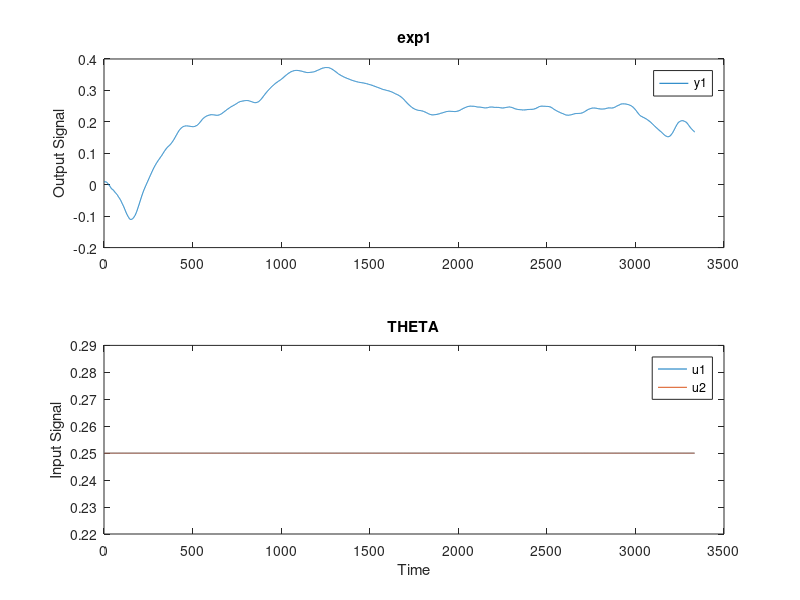
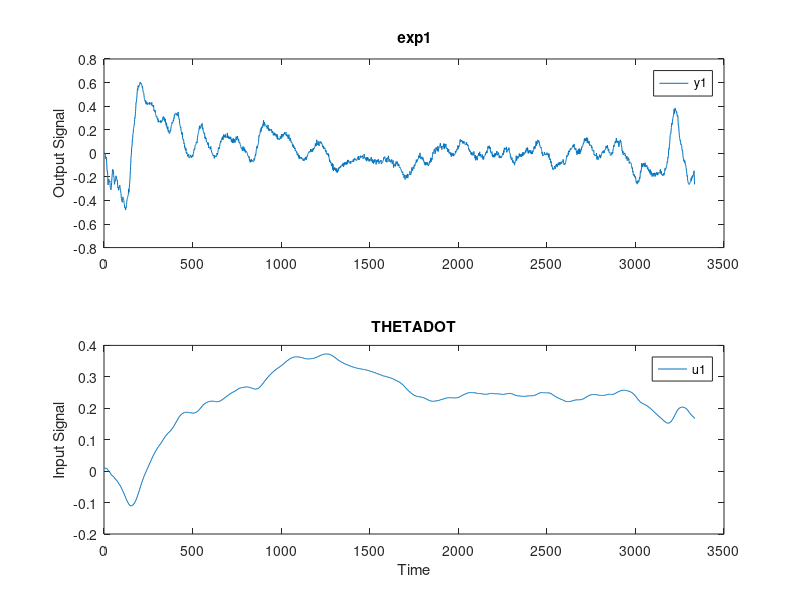
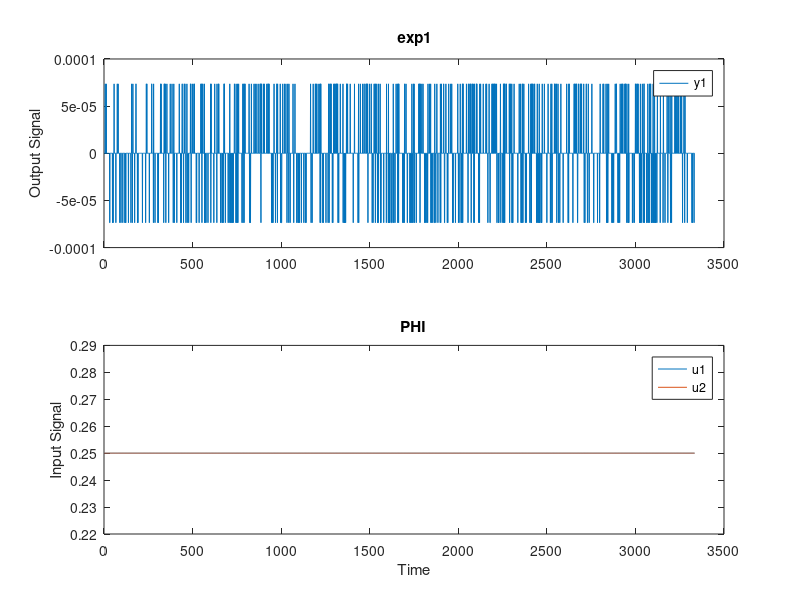
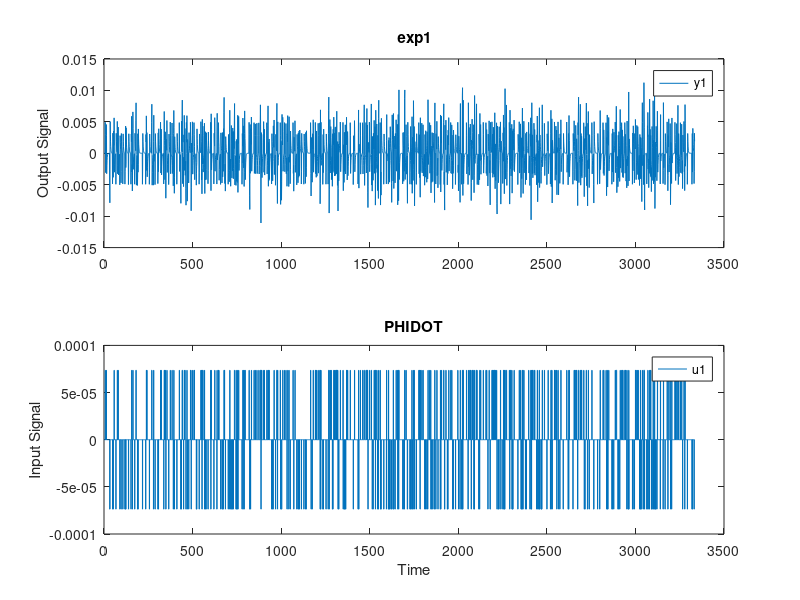

The MATLAB source for these figures, in order: (Note: this script raises an error after producing the figures.)
close all; clear all; clc;
l = load('allData025.mat');
dataOut = l.ScopeDatadataOut025;
t = dataOut.time;
Te = t(2)-t(1);
n = length(t);
dataIn = l.ScopeDataIn025;
uL = dataIn.signals(1,1).values;
uR = dataIn.signals(1,2).values;
%% Plot date
theta = dataOut.signals(1,1).values;
dataTH = iddata(theta,[uL, uR],Te);
figure;
plot(dataTH); title('THETA');

thetadot = dataOut.signals(1, 2).values;
dataTHdot = iddata(thetadot,theta,Te);
figure;
plot (dataTHdot); title('THETADOT');

phi = dataOut.signals(1, 5).values;
dataPhi = iddata(phi,[uL, uR],Te);
figure;
plot (dataPhi); title('PHI');

phidot = dataOut.signals(1, 6).values;
dataPHId = iddata(phidot,phi,Te);
figure;
plot (dataPHId); title('PHIDOT');

psi = dataOut.signals(1, 3).values;
dataPSI = iddata(psi,[uL, uR],Te);
figure;
plot (dataPSI); title('PSI');

psidot= dataOut.signals(1, 4).values;
dataPSdot = iddata(psidot,psi,Te);
figure;
plot (dataPSdot); title('PSIDOT');

%% Extragere modele & Simulare
%THETA
Options = tfestOptions;                                      
Hth= tfest(dataTH, [4 4], [4 4], Options);
% compare(dataTH, Hth);

%THETADOT
Hthdot = tfest(dataTHdot, 2, 2, 'Ts', Te);
% compare(dataTHdot, Hthdot);

%PSI
Options = tfestOptions;                                      
Hps = tfest(dataPSI, [7 7], [1 1], Options);
% compare(dataPSI, Hps);

%PSIDOT -- 21 iunie articol 4/6 pagini - 28 iuie sustinere lucrari
Options = tfestOptions;                                   
Hpsdot = tfest(dataPSdot, 2, 2, Options, 'Ts', Te, 'Feedthrough', true);
% compare(dataPSdot, Hpsdot);

%PHI
Options = tfestOptions;                   
Options.InitialCondition = 'backcast';                                            
Hph = tfest(dataPhi, [6 6], [1 1], Options);
% compare(dataPhi, Hph);

%PHIDOT
Options = tfestOptions;                                                                     
Hphdot = tfest(dataPHId, 2, 1, Options, 'Ts', Te, 'Feedthrough', true);
% compare(dataPHId, Hphdot);